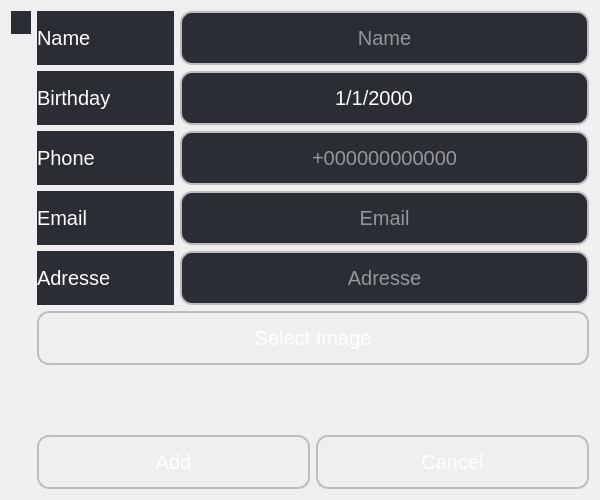
<?xml version="1.0" encoding="UTF-8"?>
<ui version="4.0">
 <class>PersonDetails</class>
 <widget class="QWidget" name="PersonDetails">
  <property name="geometry">
   <rect>
    <x>0</x>
    <y>0</y>
    <width>600</width>
    <height>500</height>
   </rect>
  </property>
  <property name="minimumSize">
   <size>
    <width>600</width>
    <height>500</height>
   </size>
  </property>
  <property name="maximumSize">
   <size>
    <width>600</width>
    <height>500</height>
   </size>
  </property>
  <property name="windowTitle">
   <string>Form</string>
  </property>
  <property name="styleSheet">
   <string notr="true">QWidget#AddPersonWidget{
	background-color: rgb(43, 45, 53);
}
QPushButton{
	border:2px solid rgb(189, 189, 189); 
	border-radius:12px;
	color: rgb(255, 255, 255);
	height:50px;
	font-size:20px
}
QPushButton#add_button{
	background-color: rgb(28, 113, 216);
}
QLineEdit{
	background-color: rgb(43, 45, 53);
	border:2px solid rgb(189, 189, 189); 
	border-radius:12px;
	color: rgb(255, 255, 255);
	height:50px;
	font-size:20px
}
QLabel#person_picture{
	border:2px solid rgb(189, 189, 189); 
	border-radius:12px;
	padding:5px
}

QLabel { 
	background-color: rgb(43, 45, 53); 
	color: rgb(255, 255, 255); 
	height: 50px; 
	font-size: 20px; 
}

QDateEdit { 
	background-color: rgb(43, 45, 53); 
	border: 2px solid rgb(189, 189, 189); 
	border-radius: 12px; 
	color: rgb(255, 255, 255); 
	height: 50px; 
	font-size: 20px; 
}

QDateEdit::up-button, QDateEdit::down-button { 
	subcontrol-origin: border; 
	subcontrol-position: right center; 
	width: 20px; 
	border: none; 
	background: transparent; 
}

QDateEdit::up-arrow, QDateEdit::down-arrow { 
	width: 10px; 
	height: 10px; 
	image: url(arrow.png); 
}

QDateEdit::up-arrow { 
	top: -5px; 
	transform: rotate(90deg); 
}

QDateEdit::down-arrow { 
	bottom: -5px; 
	transform: rotate(-90deg); 
}

QDateEdit::calendar-popup { 
	border: 2px solid rgb(189, 189, 189); 
	border-radius: 12px; 
}
</string>
  </property>
  <layout class="QHBoxLayout" name="horizontalLayout_3">
   <item>
    <layout class="QVBoxLayout" name="verticalLayout_3">
     <item>
      <widget class="QLabel" name="personPictureLabel">
       <property name="text">
        <string/>
       </property>
       <property name="pixmap">
        <pixmap resource="../../resources/qrcs/addPerson.qrc">:/images/images/Person.jpg</pixmap>
       </property>
       <property name="alignment">
        <set>Qt::AlignCenter</set>
       </property>
      </widget>
     </item>
     <item>
      <spacer name="verticalSpacer_2">
       <property name="orientation">
        <enum>Qt::Vertical</enum>
       </property>
       <property name="sizeHint" stdset="0">
        <size>
         <width>20</width>
         <height>40</height>
        </size>
       </property>
      </spacer>
     </item>
    </layout>
   </item>
   <item>
    <layout class="QVBoxLayout" name="verticalLayout_2">
     <item>
      <layout class="QVBoxLayout" name="verticalLayout">
       <item>
        <layout class="QHBoxLayout" name="horizontalLayout_5" stretch="1,3">
         <item>
          <widget class="QLabel" name="nameLabel">
           <property name="text">
            <string>Name</string>
           </property>
           <property name="buddy">
            <cstring>nameInput</cstring>
           </property>
          </widget>
         </item>
         <item>
          <widget class="QLineEdit" name="nameInput">
           <property name="alignment">
            <set>Qt::AlignCenter</set>
           </property>
           <property name="placeholderText">
            <string>Name</string>
           </property>
          </widget>
         </item>
        </layout>
       </item>
       <item>
        <layout class="QHBoxLayout" name="horizontalLayout_2" stretch="1,3">
         <item>
          <widget class="QLabel" name="birthdayLabel">
           <property name="text">
            <string>Birthday</string>
           </property>
           <property name="alignment">
            <set>Qt::AlignLeading|Qt::AlignLeft|Qt::AlignVCenter</set>
           </property>
           <property name="buddy">
            <cstring>birthdayInput</cstring>
           </property>
          </widget>
         </item>
         <item>
          <widget class="QDateEdit" name="birthdayInput">
           <property name="alignment">
            <set>Qt::AlignCenter</set>
           </property>
           <property name="currentSection">
            <enum>QDateTimeEdit::DaySection</enum>
           </property>
           <property name="displayFormat">
            <string>d/M/yyyy</string>
           </property>
          </widget>
         </item>
        </layout>
       </item>
       <item>
        <layout class="QHBoxLayout" name="horizontalLayout_6" stretch="1,3">
         <item>
          <widget class="QLabel" name="phoneNumberLabel">
           <property name="text">
            <string>Phone</string>
           </property>
           <property name="buddy">
            <cstring>phoneNumberInput</cstring>
           </property>
          </widget>
         </item>
         <item>
          <widget class="QLineEdit" name="phoneNumberInput">
           <property name="inputMask">
            <string/>
           </property>
           <property name="maxLength">
            <number>32767</number>
           </property>
           <property name="alignment">
            <set>Qt::AlignCenter</set>
           </property>
           <property name="placeholderText">
            <string>+000000000000</string>
           </property>
          </widget>
         </item>
        </layout>
       </item>
       <item>
        <layout class="QHBoxLayout" name="horizontalLayout_7" stretch="1,3">
         <item>
          <widget class="QLabel" name="emailLabel">
           <property name="text">
            <string>Email</string>
           </property>
           <property name="buddy">
            <cstring>emailInput</cstring>
           </property>
          </widget>
         </item>
         <item>
          <widget class="QLineEdit" name="emailInput">
           <property name="inputMask">
            <string/>
           </property>
           <property name="alignment">
            <set>Qt::AlignCenter</set>
           </property>
           <property name="placeholderText">
            <string>Email</string>
           </property>
          </widget>
         </item>
        </layout>
       </item>
       <item>
        <layout class="QHBoxLayout" name="horizontalLayout_8" stretch="1,3">
         <item>
          <widget class="QLabel" name="adresseLabel">
           <property name="text">
            <string>Adresse</string>
           </property>
           <property name="buddy">
            <cstring>adresseInput</cstring>
           </property>
          </widget>
         </item>
         <item>
          <widget class="QLineEdit" name="adresseInput">
           <property name="alignment">
            <set>Qt::AlignCenter</set>
           </property>
           <property name="placeholderText">
            <string>Adresse</string>
           </property>
          </widget>
         </item>
        </layout>
       </item>
       <item>
        <widget class="QPushButton" name="selectImageButton">
         <property name="text">
          <string>Select Image</string>
         </property>
        </widget>
       </item>
       <item>
        <spacer name="verticalSpacer">
         <property name="orientation">
          <enum>Qt::Vertical</enum>
         </property>
         <property name="sizeHint" stdset="0">
          <size>
           <width>20</width>
           <height>40</height>
          </size>
         </property>
        </spacer>
       </item>
      </layout>
     </item>
     <item>
      <layout class="QHBoxLayout" name="horizontalLayout">
       <item>
        <widget class="QPushButton" name="addButton">
         <property name="text">
          <string>Add</string>
         </property>
        </widget>
       </item>
       <item>
        <widget class="QPushButton" name="cancelButton">
         <property name="text">
          <string>Cancel</string>
         </property>
        </widget>
       </item>
      </layout>
     </item>
    </layout>
   </item>
  </layout>
 </widget>
 <tabstops>
  <tabstop>nameInput</tabstop>
  <tabstop>birthdayInput</tabstop>
  <tabstop>phoneNumberInput</tabstop>
  <tabstop>emailInput</tabstop>
  <tabstop>adresseInput</tabstop>
  <tabstop>selectImageButton</tabstop>
  <tabstop>addButton</tabstop>
  <tabstop>cancelButton</tabstop>
 </tabstops>
 <resources>
  <include location="../../resources/qrcs/addPerson.qrc"/>
 </resources>
 <connections/>
</ui>
